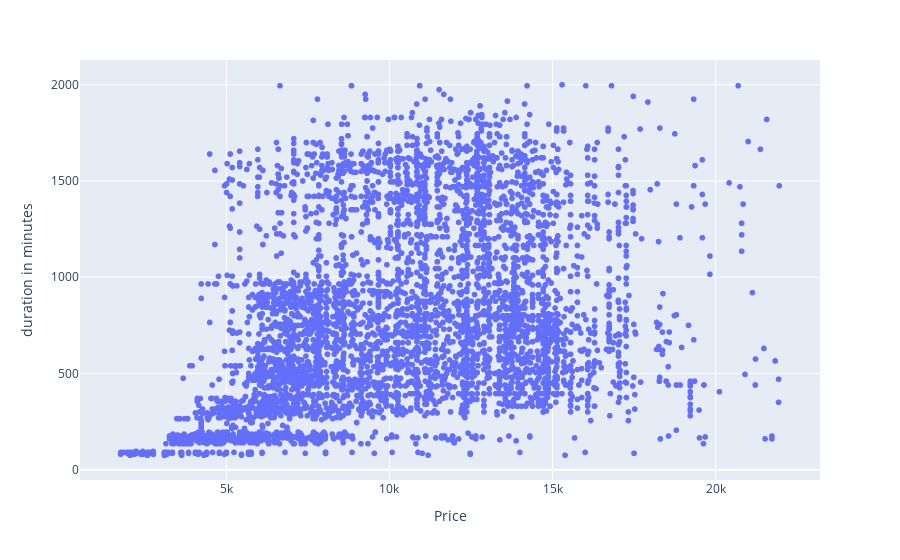

The code cell stored with this chart in its notebook:
### Code cell
px.scatter(df ,x= "Price" , y='duration in minutes' )

### Figure 1 — Plotly figure (JSON) as saved in the notebook; plotly's stock layout.template omitted (floating-point values rounded to 4 significant figures; data arrays with more than 128 entries replaced by an {"elided": "..."} marker saying what was removed)
{"data": [{"hovertemplate": "Price=%{x}<br>duration in minutes=%{y}<extra></extra>", "legendgroup": "", "marker": {"color": "#636efa", "symbol": "circle"}, "mode": "markers", "name": "", "showlegend": false, "type": "scattergl", "x": {"elided": "10485 int values"}, "xaxis": "x", "y": {"elided": "10485 int values"}, "yaxis": "y"}], "layout": {"legend": {"tracegroupgap": 0}, "margin": {"t": 60}, "xaxis": {"anchor": "y", "domain": [0, 1], "title": {"text": "Price"}}, "yaxis": {"anchor": "x", "domain": [0, 1], "title": {"text": "duration in minutes"}}}}
